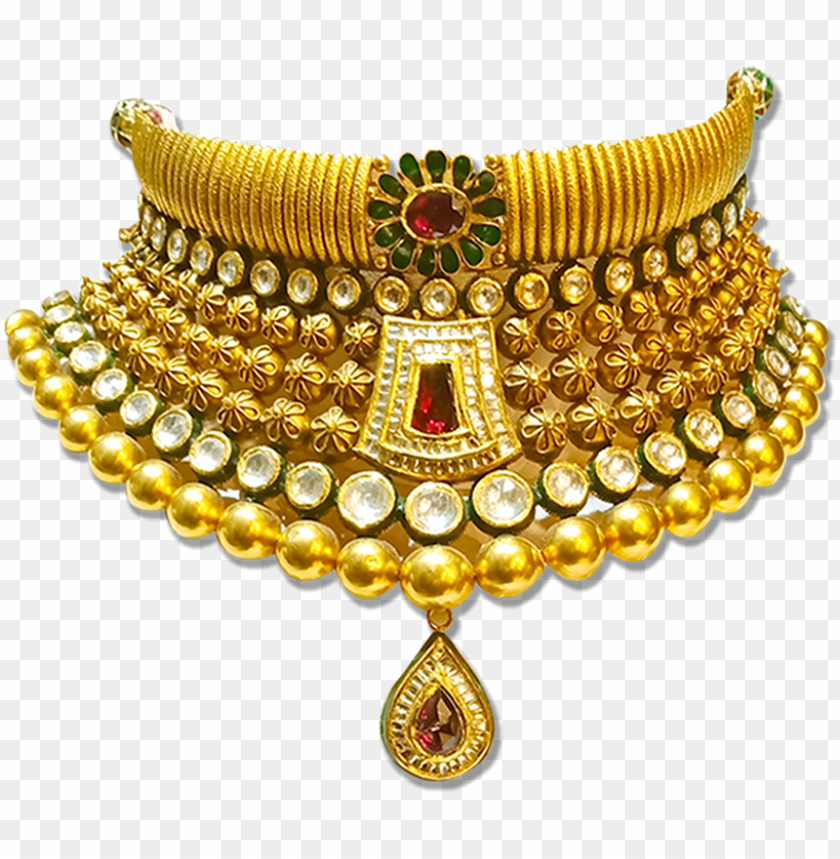
#> input picture Jewellery filter/images/jewelery.png, 840 x 859 px, found by its file name
$ python 'jfilter live.py'
#> lines starting #> are read from the running program, lines starting #| are printed output that depends on the picture
# -*- coding: utf-8 -*-
"""
Created on Sun Sep 20 11:04:31 2020

@author: gaurav
"""

import cv2
import face_recognition
from PIL import Image, ImageDraw
import numpy

jewel_img = cv2.imread("jewelery.png")
#> jewel_img is the input picture: shape (859, 840, 3); mean B, G, R 160.9, 198.9, 215.7

cap = cv2.VideoCapture(0)
while True:
    ret, frame = cap.read()
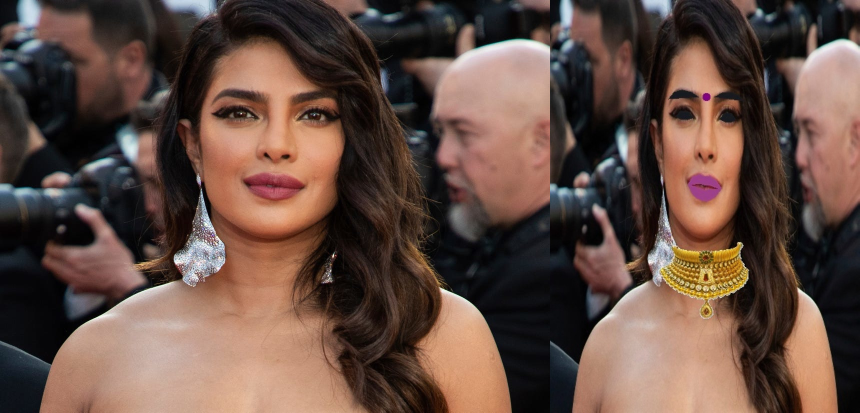
#> input picture Jewellery filter/images/Resul2t.jpg, 1719 x 825 px, given in place of the camera (shown at 1/2 size)
#> frame is the input picture: shape (825, 1719, 3); mean B, G, R 66.8, 76.2, 99.5
    if not ret:
        continue
    frame = cv2.resize(frame,(432, 576))
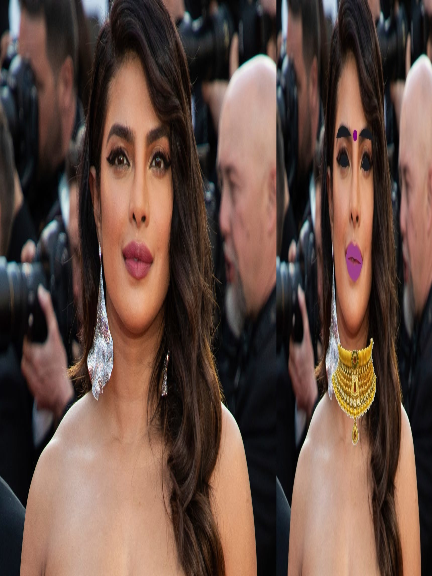
#> frame: shape (576, 432, 3); mean B, G, R 66.6, 76.1, 99.3
#> (the run stopped early here; a loop or call above may not have finished)
